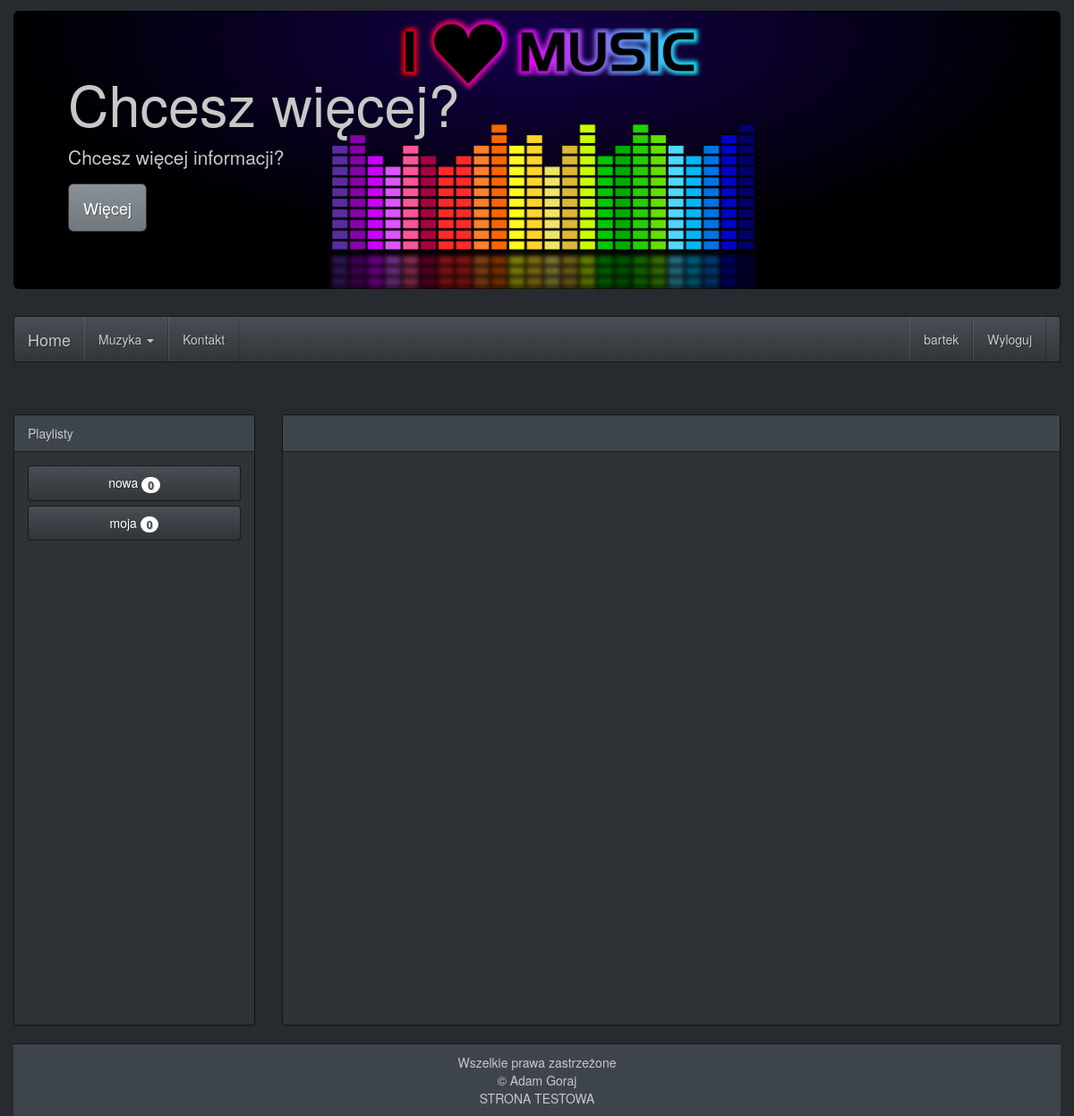
Screenshot of /?p=homepage (signed in) with the database file from the repository.
### tables this page shows
CREATE TABLE IF NOT EXISTS `playlist` (
  `id` int(7) NOT NULL AUTO_INCREMENT,
  `name` text NOT NULL,
  `image` longblob NOT NULL,
  `id_user` int(7) NOT NULL,
  PRIMARY KEY (`id`),
  KEY `id_user` (`id_user`)
);

### session_start.php (called while the page is built, shortened)
<?php
function session_check() {
    if(isset($_SESSION['login']))
        return true;
    else
        return false;
}

### model/Playlist.php (called while the page is built, shortened)
<?php
class Playlist {
	public static function getPlaylists($dbConnect) {
		$db = $dbConnect;
		$db->connect();
		$sql = "SELECT playlist.id,playlist.name,playlist.image,playlist.id_user,count(track.id) as count
            FROM playlist
            LEFT JOIN track on playlist.id=track.id_playlist
            WHERE id_user =".$_SESSION['id']."
            GROUP by playlist.id;";
		$result = $db->doQuery($sql);
		return $result ;
	}
}

### database/DatabaseConnect.php (called while the page is built, shortened)
<?php
class DatabaseConnect {
	private $user='u960822207_niko';
	private $password='elo123';
	private $host='mysql.hostinger.pl';
	private $base='u960822207_audio';
	private $connection;
	public function getConnection() {
		return $this->connection;
	}
	public function doQuery($sql) {
		return $this->connection->query($sql);
	}
	public function connect() {
		try {
			$this->connection= new mysqli($this->host,$this->user,$this->password,$this->base);
		} catch (Exception $e) {
		}
	}
}

### views/home_page.php (the view, shortened to what this page needs)
<?php
if(session_check()==True) {
	include_once 'model/Playlist.php';
$playlists = Playlist::getPlaylists($dbConnection);
$playlistsRes=NULL;
if($playlists!=false) {
	$playlistsRes= $playlists->fetch_array(MYSQLI_ASSOC);
}
$muzyka_json=array();
if(isset($_GET['id'])) {
	$playlist= Playlist::getPlaylist($dbConnection, $_GET['id']);
	$playlist= $playlist->fetch_array(MYSQLI_ASSOC);
	$music = Track::getTracksPlaylistPlayer($dbConnection,$_SESSION['id'],$playlist['id']);
	$musicTmp = Track::getTracksPlaylistPlayer($dbConnection,$_SESSION['id'],$playlist['id']);
    $i=1;
    $music_json=array();
    while($musicRes = $musicTmp->fetch_array(MYSQLI_ASSOC)) {
        $muzyka_json["id"] ="".$i;
        $muzyka_json["track"] =str_replace(" ","_",$musicRes['mname']);
        $muzyka_json["wykonawca"] =str_replace(" ","_",$musicRes['mauthor']);
        $url = str_replace('/','|',$musicRes['murl']);
        $muzyka_json["url"] =$url;
        array_push($music_json,$muzyka_json);
        $i++;
    }
}else
    $playlist=NULL;
    echo '
<div style="min-height: 700px;margin-top: 5%" >
    <div class="row">
        <div class="col-xs-4 col-sm-3 pos aside ">
            <div class="panel panel-default " >
                <div class="panel-heading">Playlisty</div>
                <div class="panel-body text-center" style="min-height: 80vh">';
   					 if(empty($playlistsRes['name'])) {
                        echo '
                           <div class="text-center" style="margin-top: 50%">
                              nie masz jeszcze stworzonej żadnej playlisty
                              <a href="?p=dodajplaylista#sticker">kliknij tutaj i dodaj teraz</a>
                           </div>';
                    }else {
                            do {
                            	echo '<a href = "?p=homepage&id='.$playlistsRes['id'].'#sticker"
                                        class="btn btn-default  btn-block">
                                        '.$playlistsRes['name'].'
                                            <span style="position:inherit"
												  class="badge">
												  '.$playlistsRes['count'].
											'</span>
                                        </a>';
                            } while ($playlistsRes= $playlists->fetch_array(MYSQLI_ASSOC));
                    }
    echo'
                </div>
            </div>
         </div>
        <div class="col-xs-8 col-sm-9 pos main">
            <div class="panel panel-default " >
                <div class="panel-heading">
                    <div id="panel-title" >';
   						 if($playlists==True)
                            echo'<br>';
                        else
                            echo $playlist['name'];
                      echo '
                    </div>
                        <select class="form-control" id="panel-select-title" style="background-color: inherit;color: inherit">';
                         echo'
                        </select>
                </div>
                <div class="panel-body" style="min-height: 80vh">
                     ';
                    echo '
                </div>
            </div>
        </div>
    </div>
    <div class="clear-both"></div>
';
}else {
    include 'views/main.php';
}
?>

### public/css/style.css (style rules this page uses)
body { padding: 0; margin: 0; }
.pos { position: inherit; }

### rows the page displays
playlist: name "nowa", count "0"
playlist: name "moja", count "0"

### other values shown
$_SESSION['login'] "bartek"
